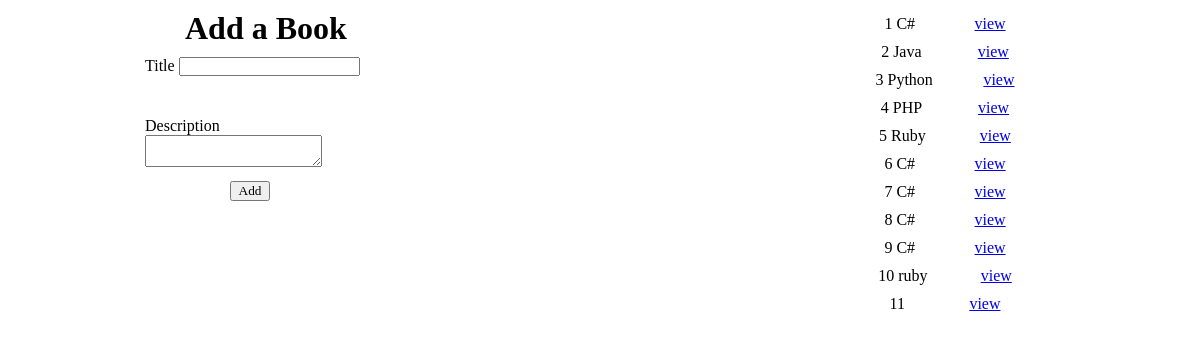
The page / on the database its author committed.
### books_authors_application/models.py (models this page shows)
class Book(models.Model):
    title = models.CharField(max_length=255)
    desc = models.TextField()
    created_at = models.DateTimeField(auto_now_add=True)
    updated_at = models.DateTimeField(auto_now=True)

### books_authors_application/views.py (the view)
# urls.py: path('', views.index),
def index(request):
    book = Book.objects.all()
    print("*************ALL OF BOOKS****************")
    print(book)
    context = {
        "all_books":book
        }
    return render(request,"bookspage1.html", context)
    print("*************ALL OF BOOKS****************")

### books_authors_application/templates/bookspage1.html (shortened to what this page needs)
<!DOCTYPE html>
<html lang="en">
    <head>
        {% load static %}
        <link rel="stylesheet" href="{% static 'css/style.css' %}">
    </head>
    <body>
        <div class="container">
            <div class="morebooks">
                <h1>Add a Book</h1>
                <form action="/addBook" method="POST">
                    <div class="book_titles">
                        <label for="">Title</label>
                        <input type="text" name="title" id="">
                    </div>
                    <div class="desc_div">
                        <label for="">Description</label>
                        <textarea name="desc" id="" cols="20" rows=""></textarea>
                    </div>
                    <button type="submit">Add</button>
                </form>
            </div>
                <div class="book_table">
                    {% for book in all_books%}
                        <p>
                            {{book.id}}
                            {{book.title}}
                            <a href="/books/{{book.id}}">view</a>
                    {%endfor%}
                </div>
        </div>
    </body>
</html>

### books_authors_application/static/css/style.css (style rules this page uses)
* { margin: 0px; padding: 0px; }
.container { margin: auto; width: 970px; display: flex; justify-content: space-between; font-family: "Comic Sans MS", "Comic Sans", cursive; }
.morebooks { display:flex; flex-direction: column; height: 300px; width: 400px; margin: 10px; margin-left: 20px; }
.morebooks h1 { margin-left: 50px; }
.book_titles { width: 247px; height: 50px; margin: 10px; }
.desc_div { width: 250px; margin-left: 10px; }
button { margin: 10px 10px 0px 95px; width: 40px; font-family: "Comic Sans MS", "Comic Sans", cursive; }
.book_table { margin: 10px; display: flex; flex-direction: column; width: 250px; }
.book_table p { display: flex; justify-content: space-evenly; margin: 5px 10px 5px 0px }

### rows shown on the page
Book: id "1", title "C#"
Book: id "2", title "Java"
Book: id "3", title "Python"
Book: id "4", title "PHP"
Book: id "5", title "Ruby"
Book: id "6", title "C#"
Book: id "7", title "C#"
Book: id "8", title "C#"
Book: id "9", title "C#"
Book: id "10", title "ruby"
Book: id "11"
